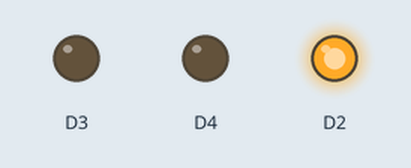
A sketch run on a simulated ESP8266 (NodeMCU). Shown: output pins drawn as LEDs (lit = HIGH).

Above: at 0.2 s.
At 1.2 s:
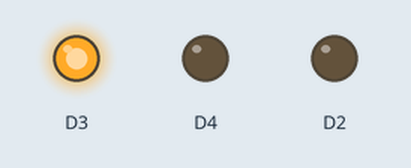
At 2.2 s:
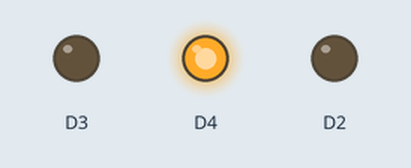
At 5.7 s:
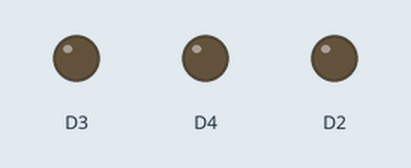
Timing chart, 0 to 6.9 s (numbered marks = the images above):
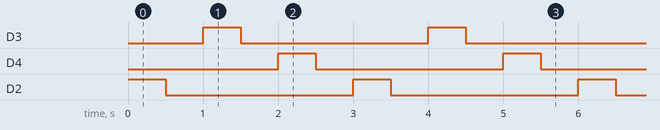

Measured:
- by itself, D3, D4, D2: alternates HIGH for 0.50 s and LOW for 2.5 s
- by itself, everything shown: repeats every 3.0 s, in 6 steps

The sketch:

JuegoDelucesLedConNodeMCUESP8266_Pag79_.ino
```cpp
/* TRANSCRITO   POR GUSTAVO JARRO CALLIZAYA*/
/*DEL*/
/*TEXTO: ROBOTICA CON ARDUINO 6º (SECUNDARIA COMUNITARIA PRODUCTIVA
  ) "TECHHOME"*/
/* PRACTICA:JIUEGO DE LUCES  LED CON NODEMCU ESP8266
  PAGINA 79 DEL TEXTO*   */
void setup() {
  // put your setup code here, to run once:
pinMode(D2, OUTPUT);
pinMode(D3, OUTPUT);
pinMode(D4, OUTPUT);
}

void loop() {
  // put your main code here, to run repeatedly:
digitalWrite(D2, HIGH);
delay(500);
digitalWrite(D2, LOW);
delay(500);
digitalWrite(D3, HIGH);
delay(500);
digitalWrite(D3, LOW);
delay(500);
digitalWrite(D4, HIGH);
delay(500);
digitalWrite(D4, LOW);
delay(500);
}
```
